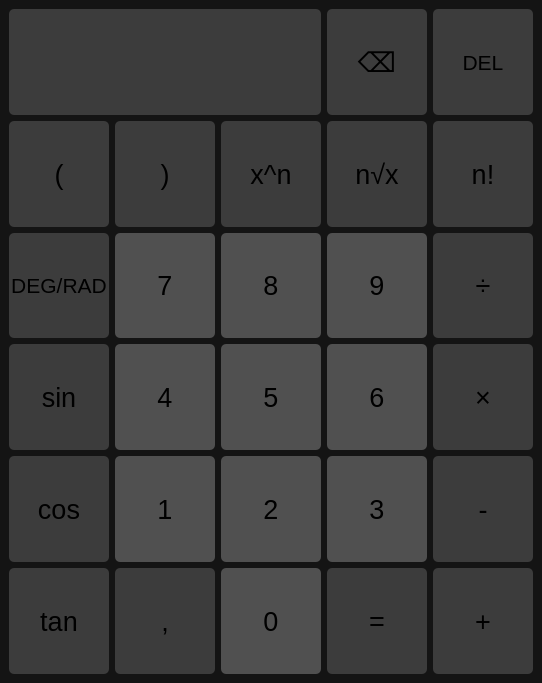
<?xml version="1.0" encoding="UTF-8"?>
<ui version="4.0">
 <class>MainWindow</class>
 <widget class="QMainWindow" name="MainWindow">
  <property name="geometry">
   <rect>
    <x>0</x>
    <y>0</y>
    <width>542</width>
    <height>683</height>
   </rect>
  </property>
  <property name="sizePolicy">
   <sizepolicy hsizetype="Preferred" vsizetype="Expanding">
    <horstretch>0</horstretch>
    <verstretch>0</verstretch>
   </sizepolicy>
  </property>
  <property name="windowTitle">
   <string>MainWindow</string>
  </property>
  <property name="styleSheet">
   <string notr="true">QMainWindow{

	background-color: rgb(20, 20, 20);
}</string>
  </property>
  <widget class="QWidget" name="centralwidget">
   <layout class="QGridLayout" name="gridLayout">
    <item row="21" column="6">
     <widget class="QPushButton" name="Zrovna">
      <property name="sizePolicy">
       <sizepolicy hsizetype="Preferred" vsizetype="Expanding">
        <horstretch>0</horstretch>
        <verstretch>0</verstretch>
       </sizepolicy>
      </property>
      <property name="minimumSize">
       <size>
        <width>100</width>
        <height>70</height>
       </size>
      </property>
      <property name="font">
       <font>
        <family>Arial</family>
        <pointsize>20</pointsize>
       </font>
      </property>
      <property name="styleSheet">
       <string notr="true">QPushButton {

	background-color: rgb(60, 60, 60);
	border: none;
	border-radius: 5px;
}

/*pro vsechny tlacitka a terminalu pro cisla
* kdyz se prejede mysi, zesvetli dane talictko
**/
QPushButton::hover {

	background-color: rgb(50, 50, 50);
}

QPushButton::pressed {

	background-color: rgb(40, 40, 40);
}</string>
      </property>
      <property name="text">
       <string>=</string>
      </property>
      <property name="shortcut">
       <string notr="true">Return, Enter</string>
      </property>
     </widget>
    </item>
    <item row="8" column="3">
     <widget class="QPushButton" name="B7">
      <property name="sizePolicy">
       <sizepolicy hsizetype="Preferred" vsizetype="Expanding">
        <horstretch>0</horstretch>
        <verstretch>0</verstretch>
       </sizepolicy>
      </property>
      <property name="minimumSize">
       <size>
        <width>100</width>
        <height>70</height>
       </size>
      </property>
      <property name="font">
       <font>
        <family>Arial</family>
        <pointsize>20</pointsize>
       </font>
      </property>
      <property name="styleSheet">
       <string notr="true">QPushButton {

	background-color: rgb(80, 80, 80);

	/*odstraneni ohraniceni a zakulaceni hran*/
	border: none;
	border-radius: 5px;
}

/*pro vsechny tlacitka a terminalu pro cisla
* kdyz se prejede mysi, zesvetli dane talictko
**/
QPushButton::hover {

	background-color: rgb(70, 70, 70);
}

/*pri zmacknuti tlacitka, se zmeni barva*/
QPushButton::pressed {

	background-color: rgb(60, 60, 60);
}</string>
      </property>
      <property name="text">
       <string>7</string>
      </property>
      <property name="shortcut">
       <string>7</string>
      </property>
     </widget>
    </item>
    <item row="21" column="4">
     <widget class="QPushButton" name="B0">
      <property name="sizePolicy">
       <sizepolicy hsizetype="Preferred" vsizetype="Expanding">
        <horstretch>0</horstretch>
        <verstretch>0</verstretch>
       </sizepolicy>
      </property>
      <property name="minimumSize">
       <size>
        <width>100</width>
        <height>70</height>
       </size>
      </property>
      <property name="font">
       <font>
        <family>Arial</family>
        <pointsize>20</pointsize>
       </font>
      </property>
      <property name="styleSheet">
       <string notr="true">QPushButton {

	background-color: rgb(80, 80, 80);

	/*odstraneni ohraniceni a zakulaceni hran*/
	border: none;
	border-radius: 5px;
}

/*pro vsechny tlacitka a terminalu pro cisla
* kdyz se prejede mysi, zesvetli dane talictko
**/
QPushButton::hover {

	background-color: rgb(70, 70, 70);
}

/*pri zmacknuti tlacitka, se zmeni barva*/
QPushButton::pressed {

	background-color: rgb(60, 60, 60);
}</string>
      </property>
      <property name="text">
       <string>0</string>
      </property>
      <property name="shortcut">
       <string>0</string>
      </property>
     </widget>
    </item>
    <item row="19" column="7">
     <widget class="QPushButton" name="Zminus">
      <property name="sizePolicy">
       <sizepolicy hsizetype="Preferred" vsizetype="Expanding">
        <horstretch>0</horstretch>
        <verstretch>0</verstretch>
       </sizepolicy>
      </property>
      <property name="minimumSize">
       <size>
        <width>100</width>
        <height>70</height>
       </size>
      </property>
      <property name="font">
       <font>
        <family>Arial</family>
        <pointsize>20</pointsize>
       </font>
      </property>
      <property name="styleSheet">
       <string notr="true">QPushButton {

	background-color: rgb(60, 60, 60);
	border: none;
	border-radius: 5px;
}

/*pro vsechny tlacitka a terminalu pro cisla
* kdyz se prejede mysi, zesvetli dane talictko
**/
QPushButton::hover {

	background-color: rgb(50, 50, 50);
}

QPushButton::pressed {

	background-color: rgb(40, 40, 40);
}</string>
      </property>
      <property name="text">
       <string>-</string>
      </property>
      <property name="shortcut">
       <string>-</string>
      </property>
     </widget>
    </item>
    <item row="21" column="7">
     <widget class="QPushButton" name="Zplus">
      <property name="sizePolicy">
       <sizepolicy hsizetype="Preferred" vsizetype="Expanding">
        <horstretch>0</horstretch>
        <verstretch>0</verstretch>
       </sizepolicy>
      </property>
      <property name="minimumSize">
       <size>
        <width>100</width>
        <height>70</height>
       </size>
      </property>
      <property name="font">
       <font>
        <family>Arial</family>
        <pointsize>20</pointsize>
       </font>
      </property>
      <property name="styleSheet">
       <string notr="true">QPushButton {

	background-color: rgb(60, 60, 60);
	border: none;
	border-radius: 5px;
}

/*pro vsechny tlacitka a terminalu pro cisla
* kdyz se prejede mysi, zesvetli dane talictko
**/
QPushButton::hover {

	background-color: rgb(50, 50, 50);
}

QPushButton::pressed {

	background-color: rgb(40, 40, 40);
}</string>
      </property>
      <property name="text">
       <string>+</string>
      </property>
      <property name="shortcut">
       <string>+</string>
      </property>
     </widget>
    </item>
    <item row="19" column="4">
     <widget class="QPushButton" name="B2">
      <property name="sizePolicy">
       <sizepolicy hsizetype="Preferred" vsizetype="Expanding">
        <horstretch>0</horstretch>
        <verstretch>0</verstretch>
       </sizepolicy>
      </property>
      <property name="minimumSize">
       <size>
        <width>100</width>
        <height>70</height>
       </size>
      </property>
      <property name="font">
       <font>
        <family>Arial</family>
        <pointsize>20</pointsize>
       </font>
      </property>
      <property name="styleSheet">
       <string notr="true">QPushButton {

	background-color: rgb(80, 80, 80);

	/*odstraneni ohraniceni a zakulaceni hran*/
	border: none;
	border-radius: 5px;
}

/*pro vsechny tlacitka a terminalu pro cisla
* kdyz se prejede mysi, zesvetli dane talictko
**/
QPushButton::hover {

	background-color: rgb(70, 70, 70);
}

/*pri zmacknuti tlacitka, se zmeni barva*/
QPushButton::pressed {

	background-color: rgb(60, 60, 60);
}</string>
      </property>
      <property name="text">
       <string>2</string>
      </property>
      <property name="shortcut">
       <string>2</string>
      </property>
     </widget>
    </item>
    <item row="4" column="3">
     <widget class="QPushButton" name="Pza">
      <property name="sizePolicy">
       <sizepolicy hsizetype="Preferred" vsizetype="Expanding">
        <horstretch>0</horstretch>
        <verstretch>0</verstretch>
       </sizepolicy>
      </property>
      <property name="font">
       <font>
        <family>Arial</family>
        <pointsize>20</pointsize>
       </font>
      </property>
      <property name="styleSheet">
       <string notr="true">QPushButton {

	background-color: rgb(60, 60, 60);
	border: none;
	border-radius: 5px;
}

/*pro vsechny tlacitka a terminalu pro cisla
* kdyz se prejede mysi, zesvetli dane talictko
**/
QPushButton::hover {

	background-color: rgb(50, 50, 50);
}

QPushButton::pressed {

	background-color: rgb(40, 40, 40);
}</string>
      </property>
      <property name="text">
       <string>)</string>
      </property>
      <property name="shortcut">
       <string>)</string>
      </property>
     </widget>
    </item>
    <item row="4" column="4">
     <widget class="QPushButton" name="Zmoc">
      <property name="sizePolicy">
       <sizepolicy hsizetype="Preferred" vsizetype="Expanding">
        <horstretch>0</horstretch>
        <verstretch>0</verstretch>
       </sizepolicy>
      </property>
      <property name="minimumSize">
       <size>
        <width>100</width>
        <height>70</height>
       </size>
      </property>
      <property name="font">
       <font>
        <family>Arial</family>
        <pointsize>20</pointsize>
       </font>
      </property>
      <property name="styleSheet">
       <string notr="true">QPushButton {

	background-color: rgb(60, 60, 60);
	border: none;
	border-radius: 5px;
}

/*pro vsechny tlacitka a terminalu pro cisla
* kdyz se prejede mysi, zesvetli dane talictko
**/
QPushButton::hover {

	background-color: rgb(50, 50, 50);
}

QPushButton::pressed {

	background-color: rgb(40, 40, 40);
}</string>
      </property>
      <property name="text">
       <string>x^n</string>
      </property>
      <property name="shortcut">
       <string>E</string>
      </property>
     </widget>
    </item>
    <item row="14" column="3">
     <widget class="QPushButton" name="B4">
      <property name="sizePolicy">
       <sizepolicy hsizetype="Preferred" vsizetype="Expanding">
        <horstretch>0</horstretch>
        <verstretch>0</verstretch>
       </sizepolicy>
      </property>
      <property name="minimumSize">
       <size>
        <width>100</width>
        <height>70</height>
       </size>
      </property>
      <property name="font">
       <font>
        <family>Arial</family>
        <pointsize>20</pointsize>
       </font>
      </property>
      <property name="styleSheet">
       <string notr="true">QPushButton {

	background-color: rgb(80, 80, 80);

	/*odstraneni ohraniceni a zakulaceni hran*/
	border: none;
	border-radius: 5px;
}

/*pro vsechny tlacitka a terminalu pro cisla
* kdyz se prejede mysi, zesvetli dane talictko
**/
QPushButton::hover {

	background-color: rgb(70, 70, 70);
}

/*pri zmacknuti tlacitka, se zmeni barva*/
QPushButton::pressed {

	background-color: rgb(60, 60, 60);
}</string>
      </property>
      <property name="text">
       <string>4</string>
      </property>
      <property name="shortcut">
       <string>4</string>
      </property>
     </widget>
    </item>
    <item row="14" column="6">
     <widget class="QPushButton" name="B6">
      <property name="sizePolicy">
       <sizepolicy hsizetype="Preferred" vsizetype="Expanding">
        <horstretch>0</horstretch>
        <verstretch>0</verstretch>
       </sizepolicy>
      </property>
      <property name="minimumSize">
       <size>
        <width>100</width>
        <height>70</height>
       </size>
      </property>
      <property name="font">
       <font>
        <family>Arial</family>
        <pointsize>20</pointsize>
       </font>
      </property>
      <property name="styleSheet">
       <string notr="true">QPushButton {

	background-color: rgb(80, 80, 80);

	/*odstraneni ohraniceni a zakulaceni hran*/
	border: none;
	border-radius: 5px;
}

/*pro vsechny tlacitka a terminalu pro cisla
* kdyz se prejede mysi, zesvetli dane talictko
**/
QPushButton::hover {

	background-color: rgb(70, 70, 70);
}

/*pri zmacknuti tlacitka, se zmeni barva*/
QPushButton::pressed {

	background-color: rgb(60, 60, 60);
}</string>
      </property>
      <property name="text">
       <string>6</string>
      </property>
      <property name="shortcut">
       <string>6</string>
      </property>
     </widget>
    </item>
    <item row="19" column="3">
     <widget class="QPushButton" name="B1">
      <property name="sizePolicy">
       <sizepolicy hsizetype="Preferred" vsizetype="Expanding">
        <horstretch>0</horstretch>
        <verstretch>0</verstretch>
       </sizepolicy>
      </property>
      <property name="minimumSize">
       <size>
        <width>100</width>
        <height>70</height>
       </size>
      </property>
      <property name="font">
       <font>
        <family>Arial</family>
        <pointsize>20</pointsize>
       </font>
      </property>
      <property name="styleSheet">
       <string notr="true">QPushButton {

	background-color: rgb(80, 80, 80);

	/*odstraneni ohraniceni a zakulaceni hran*/
	border: none;
	border-radius: 5px;
}

/*pro vsechny tlacitka a terminalu pro cisla
* kdyz se prejede mysi, zesvetli dane talictko
**/
QPushButton::hover {

	background-color: rgb(70, 70, 70);
}

/*pri zmacknuti tlacitka, se zmeni barva*/
QPushButton::pressed {

	background-color: rgb(60, 60, 60);
}</string>
      </property>
      <property name="text">
       <string>1</string>
      </property>
      <property name="shortcut">
       <string>1</string>
      </property>
     </widget>
    </item>
    <item row="21" column="3">
     <widget class="QPushButton" name="Zcarka">
      <property name="sizePolicy">
       <sizepolicy hsizetype="Preferred" vsizetype="Expanding">
        <horstretch>0</horstretch>
        <verstretch>0</verstretch>
       </sizepolicy>
      </property>
      <property name="minimumSize">
       <size>
        <width>100</width>
        <height>70</height>
       </size>
      </property>
      <property name="font">
       <font>
        <family>Arial</family>
        <pointsize>20</pointsize>
       </font>
      </property>
      <property name="styleSheet">
       <string notr="true">QPushButton {

	background-color: rgb(60, 60, 60);
	border: none;
	border-radius: 5px;
}

/*pro vsechny tlacitka a terminalu pro cisla
* kdyz se prejede mysi, zesvetli dane talictko
**/
QPushButton::hover {

	background-color: rgb(50, 50, 50);
}

QPushButton::pressed {

	background-color: rgb(40, 40, 40);
}</string>
      </property>
      <property name="text">
       <string>,</string>
      </property>
      <property name="shortcut">
       <string>,</string>
      </property>
     </widget>
    </item>
    <item row="4" column="7">
     <widget class="QPushButton" name="Zfact">
      <property name="sizePolicy">
       <sizepolicy hsizetype="Preferred" vsizetype="Expanding">
        <horstretch>0</horstretch>
        <verstretch>0</verstretch>
       </sizepolicy>
      </property>
      <property name="minimumSize">
       <size>
        <width>100</width>
        <height>70</height>
       </size>
      </property>
      <property name="font">
       <font>
        <family>Arial</family>
        <pointsize>20</pointsize>
       </font>
      </property>
      <property name="styleSheet">
       <string notr="true">QPushButton {

	background-color: rgb(60, 60, 60);
	border: none;
	border-radius: 5px;
}

/*pro vsechny tlacitka a terminalu pro cisla
* kdyz se prejede mysi, zesvetli dane talictko
**/
QPushButton::hover {

	background-color: rgb(50, 50, 50);
}

QPushButton::pressed {

	background-color: rgb(40, 40, 40);
}</string>
      </property>
      <property name="text">
       <string>n!</string>
      </property>
      <property name="shortcut">
       <string>!</string>
      </property>
     </widget>
    </item>
    <item row="14" column="4">
     <widget class="QPushButton" name="B5">
      <property name="sizePolicy">
       <sizepolicy hsizetype="Preferred" vsizetype="Expanding">
        <horstretch>0</horstretch>
        <verstretch>0</verstretch>
       </sizepolicy>
      </property>
      <property name="minimumSize">
       <size>
        <width>100</width>
        <height>70</height>
       </size>
      </property>
      <property name="font">
       <font>
        <family>Arial</family>
        <pointsize>20</pointsize>
       </font>
      </property>
      <property name="styleSheet">
       <string notr="true">QPushButton {

	background-color: rgb(80, 80, 80);

	/*odstraneni ohraniceni a zakulaceni hran*/
	border: none;
	border-radius: 5px;
}

/*pro vsechny tlacitka a terminalu pro cisla
* kdyz se prejede mysi, zesvetli dane talictko
**/
QPushButton::hover {

	background-color: rgb(70, 70, 70);
}

/*pri zmacknuti tlacitka, se zmeni barva*/
QPushButton::pressed {

	background-color: rgb(60, 60, 60);
}</string>
      </property>
      <property name="text">
       <string>5</string>
      </property>
      <property name="shortcut">
       <string>5</string>
      </property>
     </widget>
    </item>
    <item row="8" column="7">
     <widget class="QPushButton" name="Zdeleno">
      <property name="sizePolicy">
       <sizepolicy hsizetype="Preferred" vsizetype="Expanding">
        <horstretch>0</horstretch>
        <verstretch>0</verstretch>
       </sizepolicy>
      </property>
      <property name="minimumSize">
       <size>
        <width>100</width>
        <height>70</height>
       </size>
      </property>
      <property name="font">
       <font>
        <family>Arial</family>
        <pointsize>20</pointsize>
       </font>
      </property>
      <property name="styleSheet">
       <string notr="true">QPushButton {

	background-color: rgb(60, 60, 60);
	border: none;
	border-radius: 5px;
}

/*pro vsechny tlacitka a terminalu pro cisla
* kdyz se prejede mysi, zesvetli dane talictko
**/
QPushButton::hover {

	background-color: rgb(50, 50, 50);
}

QPushButton::pressed {

	background-color: rgb(40, 40, 40);
}</string>
      </property>
      <property name="text">
       <string>÷</string>
      </property>
      <property name="shortcut">
       <string>/</string>
      </property>
     </widget>
    </item>
    <item row="8" column="6">
     <widget class="QPushButton" name="B9">
      <property name="sizePolicy">
       <sizepolicy hsizetype="Preferred" vsizetype="Expanding">
        <horstretch>0</horstretch>
        <verstretch>0</verstretch>
       </sizepolicy>
      </property>
      <property name="minimumSize">
       <size>
        <width>100</width>
        <height>70</height>
       </size>
      </property>
      <property name="maximumSize">
       <size>
        <width>500</width>
        <height>500</height>
       </size>
      </property>
      <property name="font">
       <font>
        <family>Arial</family>
        <pointsize>20</pointsize>
       </font>
      </property>
      <property name="styleSheet">
       <string notr="true">QPushButton {

	background-color: rgb(80, 80, 80);

	/*odstraneni ohraniceni a zakulaceni hran*/
	border: none;
	border-radius: 5px;
}

/*pro vsechny tlacitka a terminalu pro cisla
* kdyz se prejede mysi, zesvetli dane talictko
**/
QPushButton::hover {

	background-color: rgb(70, 70, 70);
}

/*pri zmacknuti tlacitka, se zmeni barva*/
QPushButton::pressed {

	background-color: rgb(60, 60, 60);
}</string>
      </property>
      <property name="text">
       <string>9</string>
      </property>
      <property name="shortcut">
       <string>9</string>
      </property>
     </widget>
    </item>
    <item row="14" column="7">
     <widget class="QPushButton" name="Zkrat">
      <property name="sizePolicy">
       <sizepolicy hsizetype="Preferred" vsizetype="Expanding">
        <horstretch>0</horstretch>
        <verstretch>0</verstretch>
       </sizepolicy>
      </property>
      <property name="minimumSize">
       <size>
        <width>100</width>
        <height>70</height>
       </size>
      </property>
      <property name="font">
       <font>
        <family>Arial</family>
        <pointsize>20</pointsize>
       </font>
      </property>
      <property name="styleSheet">
       <string notr="true">QPushButton {

	background-color: rgb(60, 60, 60);
	border: none;
	border-radius: 5px;
}

/*pro vsechny tlacitka a terminalu pro cisla
* kdyz se prejede mysi, zesvetli dane talictko
**/
QPushButton::hover {

	background-color: rgb(50, 50, 50);
}

QPushButton::pressed {

	background-color: rgb(40, 40, 40);
}</string>
      </property>
      <property name="text">
       <string>×</string>
      </property>
      <property name="shortcut">
       <string>*</string>
      </property>
     </widget>
    </item>
    <item row="19" column="6">
     <widget class="QPushButton" name="B3">
      <property name="sizePolicy">
       <sizepolicy hsizetype="Preferred" vsizetype="Expanding">
        <horstretch>0</horstretch>
        <verstretch>0</verstretch>
       </sizepolicy>
      </property>
      <property name="minimumSize">
       <size>
        <width>100</width>
        <height>70</height>
       </size>
      </property>
      <property name="font">
       <font>
        <family>Arial</family>
        <pointsize>20</pointsize>
       </font>
      </property>
      <property name="styleSheet">
       <string notr="true">QPushButton {

	background-color: rgb(80, 80, 80);

	/*odstraneni ohraniceni a zakulaceni hran*/
	border: none;
	border-radius: 5px;
}

/*pro vsechny tlacitka a terminalu pro cisla
* kdyz se prejede mysi, zesvetli dane talictko
**/
QPushButton::hover {

	background-color: rgb(70, 70, 70);
}

/*pri zmacknuti tlacitka, se zmeni barva*/
QPushButton::pressed {

	background-color: rgb(60, 60, 60);
}</string>
      </property>
      <property name="text">
       <string>3</string>
      </property>
      <property name="shortcut">
       <string>3</string>
      </property>
     </widget>
    </item>
    <item row="8" column="4">
     <widget class="QPushButton" name="B8">
      <property name="sizePolicy">
       <sizepolicy hsizetype="Preferred" vsizetype="Expanding">
        <horstretch>0</horstretch>
        <verstretch>0</verstretch>
       </sizepolicy>
      </property>
      <property name="minimumSize">
       <size>
        <width>100</width>
        <height>70</height>
       </size>
      </property>
      <property name="font">
       <font>
        <family>Arial</family>
        <pointsize>20</pointsize>
       </font>
      </property>
      <property name="styleSheet">
       <string notr="true">QPushButton {

	background-color: rgb(80, 80, 80);

	/*odstraneni ohraniceni a zakulaceni hran*/
	border: none;
	border-radius: 5px;
}

/*pro vsechny tlacitka a terminalu pro cisla
* kdyz se prejede mysi, zesvetli dane talictko
**/
QPushButton::hover {

	background-color: rgb(70, 70, 70);
}

/*pri zmacknuti tlacitka, se zmeni barva*/
QPushButton::pressed {

	background-color: rgb(60, 60, 60);
}</string>
      </property>
      <property name="text">
       <string>8</string>
      </property>
      <property name="shortcut">
       <string>8</string>
      </property>
     </widget>
    </item>
    <item row="4" column="6">
     <widget class="QPushButton" name="Zodmo">
      <property name="sizePolicy">
       <sizepolicy hsizetype="Preferred" vsizetype="Expanding">
        <horstretch>0</horstretch>
        <verstretch>0</verstretch>
       </sizepolicy>
      </property>
      <property name="minimumSize">
       <size>
        <width>100</width>
        <height>70</height>
       </size>
      </property>
      <property name="font">
       <font>
        <family>Arial</family>
        <pointsize>20</pointsize>
       </font>
      </property>
      <property name="styleSheet">
       <string notr="true">QPushButton {

	background-color: rgb(60, 60, 60);
	border: none;
	border-radius: 5px;
}

/*pro vsechny tlacitka a terminalu pro cisla
* kdyz se prejede mysi, zesvetli dane talictko
**/
QPushButton::hover {

	background-color: rgb(50, 50, 50);
}

QPushButton::pressed {

	background-color: rgb(40, 40, 40);
}</string>
      </property>
      <property name="text">
       <string>n√x</string>
      </property>
      <property name="shortcut">
       <string>R</string>
      </property>
     </widget>
    </item>
    <item row="3" column="6">
     <widget class="QPushButton" name="Zdel_ch">
      <property name="sizePolicy">
       <sizepolicy hsizetype="Preferred" vsizetype="Expanding">
        <horstretch>0</horstretch>
        <verstretch>0</verstretch>
       </sizepolicy>
      </property>
      <property name="font">
       <font>
        <family>Arial</family>
        <pointsize>20</pointsize>
       </font>
      </property>
      <property name="styleSheet">
       <string notr="true">QPushButton {

	background-color: rgb(60, 60, 60);
	border: none;
	border-radius: 5px;
}

/*pro vsechny tlacitka a terminalu pro cisla
* kdyz se prejede mysi, zesvetli dane talictko
**/
QPushButton::hover {

	background-color: rgb(50, 50, 50);
}

QPushButton::pressed {

	background-color: rgb(40, 40, 40);
}</string>
      </property>
      <property name="text">
       <string>⌫</string>
      </property>
      <property name="shortcut">
       <string>Backspace</string>
      </property>
     </widget>
    </item>
    <item row="3" column="7">
     <widget class="QPushButton" name="DELETE">
      <property name="sizePolicy">
       <sizepolicy hsizetype="Preferred" vsizetype="Expanding">
        <horstretch>0</horstretch>
        <verstretch>0</verstretch>
       </sizepolicy>
      </property>
      <property name="font">
       <font>
        <family>Arial</family>
        <pointsize>16</pointsize>
       </font>
      </property>
      <property name="styleSheet">
       <string notr="true">QPushButton {

	background-color: rgb(60, 60, 60);
	border: none;
	border-radius: 5px;
}

/*pro vsechny tlacitka a terminalu pro cisla
* kdyz se prejede mysi, zesvetli dane talictko
**/
QPushButton::hover {

	background-color: rgb(50, 50, 50);
}

QPushButton::pressed {

	background-color: rgb(40, 40, 40);
}</string>
      </property>
      <property name="text">
       <string>DEL</string>
      </property>
      <property name="shortcut">
       <string>Del</string>
      </property>
     </widget>
    </item>
    <item row="3" column="2" colspan="3">
     <widget class="QLineEdit" name="Display">
      <property name="enabled">
       <bool>false</bool>
      </property>
      <property name="sizePolicy">
       <sizepolicy hsizetype="Preferred" vsizetype="Expanding">
        <horstretch>0</horstretch>
        <verstretch>0</verstretch>
       </sizepolicy>
      </property>
      <property name="minimumSize">
       <size>
        <width>100</width>
        <height>70</height>
       </size>
      </property>
      <property name="font">
       <font>
        <family>Arial</family>
        <pointsize>22</pointsize>
        <kerning>true</kerning>
        <hintingpreference>PreferFullHinting</hintingpreference>
       </font>
      </property>
      <property name="cursor">
       <cursorShape>IBeamCursor</cursorShape>
      </property>
      <property name="mouseTracking">
       <bool>true</bool>
      </property>
      <property name="tabletTracking">
       <bool>false</bool>
      </property>
      <property name="layoutDirection">
       <enum>Qt::LeftToRight</enum>
      </property>
      <property name="styleSheet">
       <string notr="true">QLineEdit{
	
	/*barva pozadi tmava a text bily*/
	background-color: rgb(60, 60, 60);
	color: white;

	/*uprava ohraniceni*/
	border: none;
	border-radius: 5px;

	/*odsazeni textu*/
	padding-right: 20px;
}</string>
      </property>
      <property name="inputMethodHints">
       <set>Qt::ImhNone</set>
      </property>
      <property name="text">
       <string/>
      </property>
      <property name="alignment">
       <set>Qt::AlignRight|Qt::AlignTrailing|Qt::AlignVCenter</set>
      </property>
      <property name="clearButtonEnabled">
       <bool>false</bool>
      </property>
     </widget>
    </item>
    <item row="4" column="2">
     <widget class="QPushButton" name="Lza">
      <property name="sizePolicy">
       <sizepolicy hsizetype="Preferred" vsizetype="Expanding">
        <horstretch>0</horstretch>
        <verstretch>0</verstretch>
       </sizepolicy>
      </property>
      <property name="font">
       <font>
        <family>Arial</family>
        <pointsize>20</pointsize>
       </font>
      </property>
      <property name="styleSheet">
       <string notr="true">QPushButton {

	background-color: rgb(60, 60, 60);
	border: none;
	border-radius: 5px;
}

/*pro vsechny tlacitka a terminalu pro cisla
* kdyz se prejede mysi, zesvetli dane talictko
**/
QPushButton::hover {

	background-color: rgb(50, 50, 50);
}

QPushButton::pressed {

	background-color: rgb(40, 40, 40);
}</string>
      </property>
      <property name="text">
       <string>(</string>
      </property>
      <property name="shortcut">
       <string>(</string>
      </property>
     </widget>
    </item>
    <item row="8" column="2">
     <widget class="QPushButton" name="Zdeg">
      <property name="sizePolicy">
       <sizepolicy hsizetype="Preferred" vsizetype="Expanding">
        <horstretch>0</horstretch>
        <verstretch>0</verstretch>
       </sizepolicy>
      </property>
      <property name="minimumSize">
       <size>
        <width>100</width>
        <height>70</height>
       </size>
      </property>
      <property name="font">
       <font>
        <family>Arial</family>
        <pointsize>16</pointsize>
       </font>
      </property>
      <property name="styleSheet">
       <string notr="true">QPushButton {

	background-color: rgb(60, 60, 60);
	border: none;
	border-radius: 5px;
}

/*pro vsechny tlacitka a terminalu pro cisla
* kdyz se prejede mysi, zesvetli dane talictko
**/
QPushButton::hover {

	background-color: rgb(50, 50, 50);
}

QPushButton::pressed {

	background-color: rgb(40, 40, 40);
}</string>
      </property>
      <property name="text">
       <string>DEG/RAD</string>
      </property>
      <property name="flat">
       <bool>true</bool>
      </property>
     </widget>
    </item>
    <item row="14" column="2">
     <widget class="QPushButton" name="Zsin">
      <property name="sizePolicy">
       <sizepolicy hsizetype="Preferred" vsizetype="Expanding">
        <horstretch>0</horstretch>
        <verstretch>0</verstretch>
       </sizepolicy>
      </property>
      <property name="minimumSize">
       <size>
        <width>100</width>
        <height>70</height>
       </size>
      </property>
      <property name="font">
       <font>
        <family>Arial</family>
        <pointsize>20</pointsize>
       </font>
      </property>
      <property name="styleSheet">
       <string notr="true">QPushButton {

	background-color: rgb(60, 60, 60);
	border: none;
	border-radius: 5px;
}

/*pro vsechny tlacitka a terminalu pro cisla
* kdyz se prejede mysi, zesvetli dane talictko
**/
QPushButton::hover {

	background-color: rgb(50, 50, 50);
}

QPushButton::pressed {

	background-color: rgb(40, 40, 40);
}</string>
      </property>
      <property name="text">
       <string>sin</string>
      </property>
      <property name="shortcut">
       <string>S</string>
      </property>
     </widget>
    </item>
    <item row="19" column="2">
     <widget class="QPushButton" name="Zcos">
      <property name="sizePolicy">
       <sizepolicy hsizetype="Preferred" vsizetype="Expanding">
        <horstretch>0</horstretch>
        <verstretch>0</verstretch>
       </sizepolicy>
      </property>
      <property name="minimumSize">
       <size>
        <width>100</width>
        <height>70</height>
       </size>
      </property>
      <property name="font">
       <font>
        <family>Arial</family>
        <pointsize>20</pointsize>
       </font>
      </property>
      <property name="styleSheet">
       <string notr="true">QPushButton {

	background-color: rgb(60, 60, 60);
	border: none;
	border-radius: 5px;
}

/*pro vsechny tlacitka a terminalu pro cisla
* kdyz se prejede mysi, zesvetli dane talictko
**/
QPushButton::hover {

	background-color: rgb(50, 50, 50);
}

QPushButton::pressed {

	background-color: rgb(40, 40, 40);
}</string>
      </property>
      <property name="text">
       <string>cos</string>
      </property>
      <property name="shortcut">
       <string>C</string>
      </property>
     </widget>
    </item>
    <item row="21" column="2">
     <widget class="QPushButton" name="Ztan">
      <property name="sizePolicy">
       <sizepolicy hsizetype="Preferred" vsizetype="Expanding">
        <horstretch>0</horstretch>
        <verstretch>0</verstretch>
       </sizepolicy>
      </property>
      <property name="minimumSize">
       <size>
        <width>100</width>
        <height>70</height>
       </size>
      </property>
      <property name="font">
       <font>
        <family>Arial</family>
        <pointsize>20</pointsize>
       </font>
      </property>
      <property name="styleSheet">
       <string notr="true">QPushButton {

	background-color: rgb(60, 60, 60);
	border: none;
	border-radius: 5px;
}

/*pro vsechny tlacitka a terminalu pro cisla
* kdyz se prejede mysi, zesvetli dane talictko
**/
QPushButton::hover {

	background-color: rgb(50, 50, 50);
}

QPushButton::pressed {

	background-color: rgb(40, 40, 40);
}</string>
      </property>
      <property name="text">
       <string>tan</string>
      </property>
      <property name="shortcut">
       <string>T</string>
      </property>
     </widget>
    </item>
   </layout>
  </widget>
 </widget>
 <resources/>
 <connections/>
</ui>
